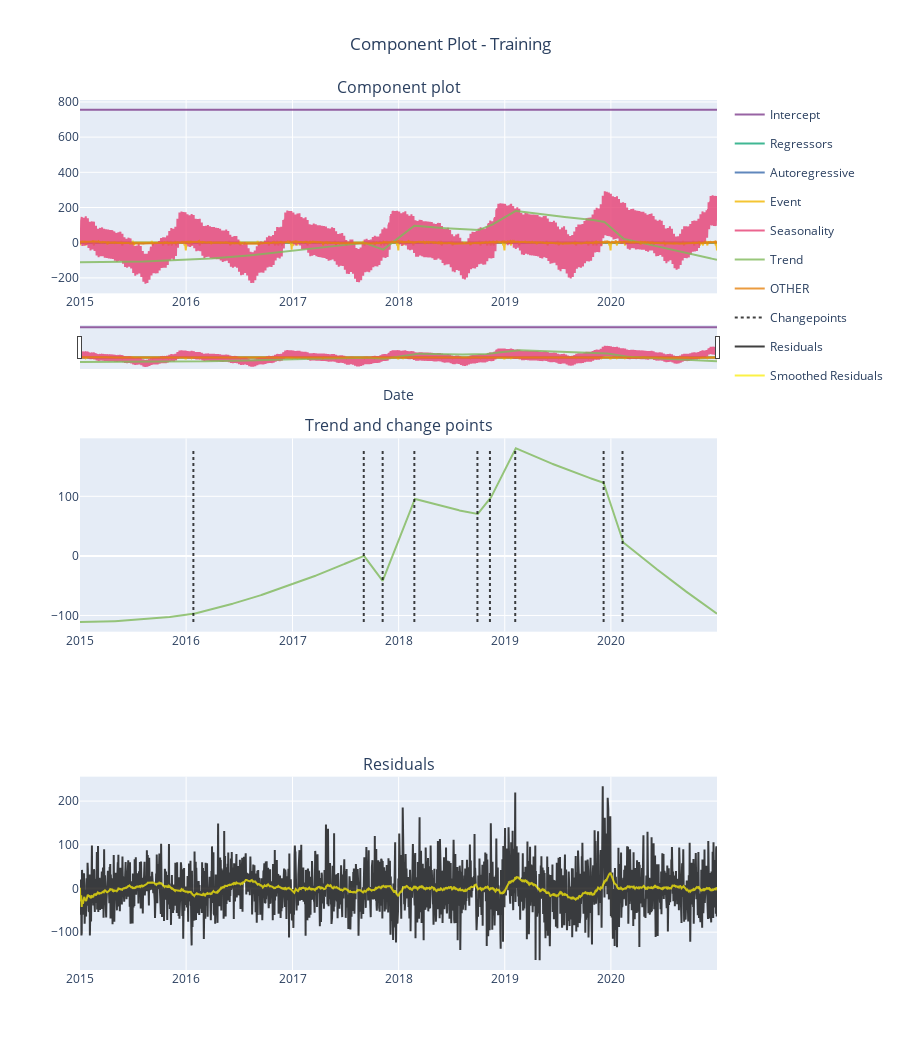

Here is the notebook cell this chart was saved with:
### Code cell
# Visualization
fig = result.forecast.plot_components()
iplot(fig)

### Figure 1 — Plotly figure (JSON) as saved in the notebook; plotly's stock layout.template omitted (floating-point values rounded to 4 significant figures; data arrays with more than 128 entries replaced by an {"elided": "..."} marker saying what was removed)
{"data": [{"line": {"color": "rgb(127, 60, 141)"}, "name": "Intercept", "opacity": 0.8, "type": "scatter", "x": {"elided": "2192 str values"}, "xaxis": "x", "y": {"elided": "2192 float values"}, "yaxis": "y"}, {"line": {"color": "rgb(17, 165, 121)"}, "name": "Regressors", "opacity": 0.8, "type": "scatter", "x": {"elided": "2192 str values"}, "xaxis": "x", "y": {"elided": "2192 int values"}, "yaxis": "y"}, {"line": {"color": "rgb(57, 105, 172)"}, "name": "Autoregressive", "opacity": 0.8, "type": "scatter", "x": {"elided": "2192 str values"}, "xaxis": "x", "y": {"elided": "2192 int values"}, "yaxis": "y"}, {"line": {"color": "rgb(242, 183, 1)"}, "name": "Event", "opacity": 0.8, "type": "scatter", "x": {"elided": "2192 str values"}, "xaxis": "x", "y": {"elided": "2192 float values"}, "yaxis": "y"}, {"line": {"color": "rgb(231, 63, 116)"}, "name": "Seasonality", "opacity": 0.8, "type": "scatter", "x": {"elided": "2192 str values"}, "xaxis": "x", "y": {"elided": "2192 float values"}, "yaxis": "y"}, {"legendgroup": "TrendGroup", "line": {"color": "rgb(128, 186, 90)"}, "name": "Trend", "opacity": 0.8, "type": "scatter", "x": {"elided": "2192 str values"}, "xaxis": "x", "y": {"elided": "2192 float values"}, "yaxis": "y"}, {"line": {"color": "rgb(230, 131, 16)"}, "name": "OTHER", "opacity": 0.8, "type": "scatter", "x": {"elided": "2192 str values"}, "xaxis": "x", "y": {"elided": "2192 float values"}, "yaxis": "y"}, {"legendgroup": "TrendGroup", "line": {"color": "rgb(128, 186, 90)"}, "name": "Trend", "opacity": 0.8, "showlegend": false, "type": "scatter", "x": {"elided": "2192 str values"}, "xaxis": "x2", "y": {"elided": "2192 float values"}, "yaxis": "y2"}, {"legendgroup": "Changepoints", "line": {"color": "#000000", "dash": "dot", "width": 2}, "mode": "lines", "name": "Changepoints", "opacity": 0.75, "showlegend": true, "type": "scatter", "x": ["2017-11-07T00:00:00", "2017-11-07T00:00:00"], "xaxis": "x2", "y": [-110.9, 181.1], "yaxis": "y2"}, {"legendgroup": "Changepoints", "line": {"color": "#000000", "dash": "dot", "width": 2}, "mode": "lines", "name": "Changepoints", "opacity": 0.75, "showlegend": false, "type": "scatter", "x": ["2016-01-26T00:00:00", "2016-01-26T00:00:00"], "xaxis": "x2", "y": [-110.9, 181.1], "yaxis": "y2"}, {"legendgroup": "Changepoints", "line": {"color": "#000000", "dash": "dot", "width": 2}, "mode": "lines", "name": "Changepoints", "opacity": 0.75, "showlegend": false, "type": "scatter", "x": ["2017-09-03T00:00:00", "2017-09-03T00:00:00"], "xaxis": "x2", "y": [-110.9, 181.1], "yaxis": "y2"}, {"legendgroup": "Changepoints", "line": {"color": "#000000", "dash": "dot", "width": 2}, "mode": "lines", "name": "Changepoints", "opacity": 0.75, "showlegend": false, "type": "scatter", "x": ["2018-09-29T00:00:00", "2018-09-29T00:00:00"], "xaxis": "x2", "y": [-110.9, 181.1], "yaxis": "y2"}, {"legendgroup": "Changepoints", "line": {"color": "#000000", "dash": "dot", "width": 2}, "mode": "lines", "name": "Changepoints", "opacity": 0.75, "showlegend": false, "type": "scatter", "x": ["2019-12-07T00:00:00", "2019-12-07T00:00:00"], "xaxis": "x2", "y": [-110.9, 181.1], "yaxis": "y2"}, {"legendgroup": "Changepoints", "line": {"color": "#000000", "dash": "dot", "width": 2}, "mode": "lines", "name": "Changepoints", "opacity": 0.75, "showlegend": false, "type": "scatter", "x": ["2018-02-24T00:00:00", "2018-02-24T00:00:00"], "xaxis": "x2", "y": [-110.9, 181.1], "yaxis": "y2"}, {"legendgroup": "Changepoints", "line": {"color": "#000000", "dash": "dot", "width": 2}, "mode": "lines", "name": "Changepoints", "opacity": 0.75, "showlegend": false, "type": "scatter", "x": ["2018-11-11T00:00:00", "2018-11-11T00:00:00"], "xaxis": "x2", "y": [-110.9, 181.1], "yaxis": "y2"}, {"legendgroup": "Changepoints", "line": {"color": "#000000", "dash": "dot", "width": 2}, "mode": "lines", "name": "Changepoints", "opacity": 0.75, "showlegend": false, "type": "scatter", "x": ["2019-02-06T00:00:00", "2019-02-06T00:00:00"], "xaxis": "x2", "y": [-110.9, 181.1], "yaxis": "y2"}, {"legendgroup": "Changepoints", "line": {"color": "#000000", "dash": "dot", "width": 2}, "mode": "lines", "name": "Changepoints", "opacity": 0.75, "showlegend": false, "type": "scatter", "x": ["2020-02-10T00:00:00", "2020-02-10T00:00:00"], "xaxis": "x2", "y": [-110.9, 181.1], "yaxis": "y2"}, {"line": {"color": "rgb(0,0,0)"}, "name": "Residuals", "opacity": 0.75, "type": "scatter", "x": {"elided": "2192 str values"}, "xaxis": "x3", "y": {"elided": "2192 float values"}, "yaxis": "y3"}, {"line": {"color": "rgb(250,237,9)"}, "name": "Smoothed Residuals", "opacity": 0.75, "type": "scatter", "x": {"elided": "2192 str values"}, "xaxis": "x3", "y": {"elided": "2192 float values"}, "yaxis": "y3"}], "layout": {"annotations": [{"font": {"size": 16}, "showarrow": false, "text": "Component plot", "x": 0.5, "xanchor": "center", "xref": "paper", "y": 1, "yanchor": "bottom", "yref": "paper"}, {"font": {"size": 16}, "showarrow": false, "text": "Trend and change points", "x": 0.5, "xanchor": "center", "xref": "paper", "y": 0.6111, "yanchor": "bottom", "yref": "paper"}, {"font": {"size": 16}, "showarrow": false, "text": "Residuals", "x": 0.5, "xanchor": "center", "xref": "paper", "y": 0.2222, "yanchor": "bottom", "yref": "paper"}], "height": 1050, "title": {"text": "Component Plot - Training", "x": 0.5}, "xaxis": {"anchor": "y", "domain": [0, 1], "matches": "x3", "rangeslider": {"thickness": 0.05, "visible": true}, "showticklabels": true, "title": {"text": "Date"}}, "xaxis2": {"anchor": "y2", "domain": [0, 1], "matches": "x3", "showticklabels": true}, "xaxis3": {"anchor": "y3", "domain": [0, 1]}, "yaxis": {"anchor": "x", "domain": [0.7778, 1], "fixedrange": false}, "yaxis2": {"anchor": "x2", "domain": [0.3889, 0.6111], "fixedrange": false}, "yaxis3": {"anchor": "x3", "domain": [0, 0.2222], "fixedrange": false}}}
